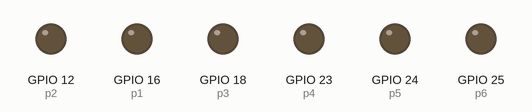
Recording of a program running on a simulated Raspberry Pi (BCM pin numbers). On the bench: output pins drawn as LEDs (lit = HIGH).

Above: at 0.05 s.
At 0.8 s:
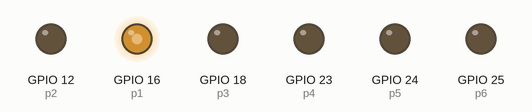
At 1.6 s:
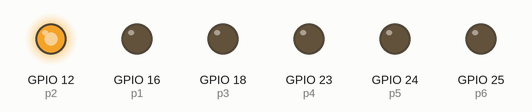
At 3.2 s:
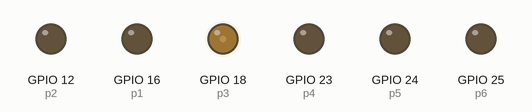
At 4.85 s:
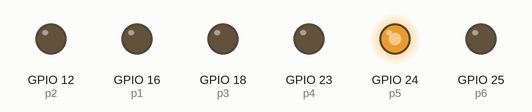
At 6.5 s:
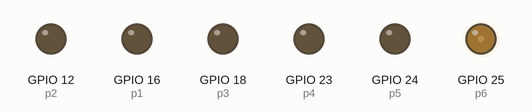
Timing chart, 0 to 8.6 s (numbered marks = the images above):
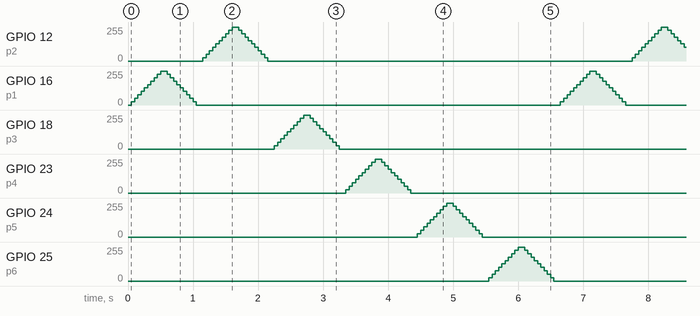

The program:

breath.py
```python
import time
import RPi.GPIO as GPIO
GPIO.setmode(GPIO.BCM)

GPIO.setup(12,GPIO.OUT)
GPIO.setup(16,GPIO.OUT)
GPIO.setup(18,GPIO.OUT)
GPIO.setup(23,GPIO.OUT)
GPIO.setup(24,GPIO.OUT)
GPIO.setup(25,GPIO.OUT)

GPIO.setwarnings(False)

freqscan=1000
freq=100
step=10
sleeptime=0.05

p1=GPIO.PWM(16,freqscan)
p2=GPIO.PWM(12,freqscan)
p3=GPIO.PWM(18,freqscan)
p4=GPIO.PWM(23,freqscan)
p5=GPIO.PWM(24,freqscan)
p6=GPIO.PWM(25,freqscan)

p1.start(0)
p2.start(0)
p3.start(0)
p4.start(0)
p5.start(0)
p6.start(0)

try:
    while True:
        for dc in range(0,freq+1,step):
            p1.ChangeDutyCycle(dc)
            time.sleep(sleeptime)
        for dc in range(freq,-1,-step):
            p1.ChangeDutyCycle(dc)
            time.sleep(sleeptime)

        for dc in range(0,freq+1,step):
            p2.ChangeDutyCycle(dc)
            time.sleep(sleeptime)
        for dc in range(freq,-1,-step):
            p2.ChangeDutyCycle(dc)
            time.sleep(sleeptime)

        for dc in range(0,freq+1,step):
            p3.ChangeDutyCycle(dc)
            time.sleep(sleeptime)
        for dc in range(freq,-1,-step):
            p3.ChangeDutyCycle(dc)
            time.sleep(sleeptime)

        for dc in range(0,freq+1,step):
            p4.ChangeDutyCycle(dc)
            time.sleep(sleeptime)
        for dc in range(freq,-1,-step):
            p4.ChangeDutyCycle(dc)
            time.sleep(sleeptime)

        for dc in range(0,freq+1,step):
            p5.ChangeDutyCycle(dc)
            time.sleep(sleeptime)
        for dc in range(freq,-1,-step):
            p5.ChangeDutyCycle(dc)
            time.sleep(sleeptime)

        for dc in range(0,freq+1,step):
            p6.ChangeDutyCycle(dc)
            time.sleep(sleeptime)
        for dc in range(freq,-1,-step):
            p6.ChangeDutyCycle(dc)
            time.sleep(sleeptime)
except KeyboardInterrupt:
    pass
p1.stop()
p2.stop()
p3.stop()
p4.stop()
p5.stop()
p6.stop()

GPIO.cleanup()
```
